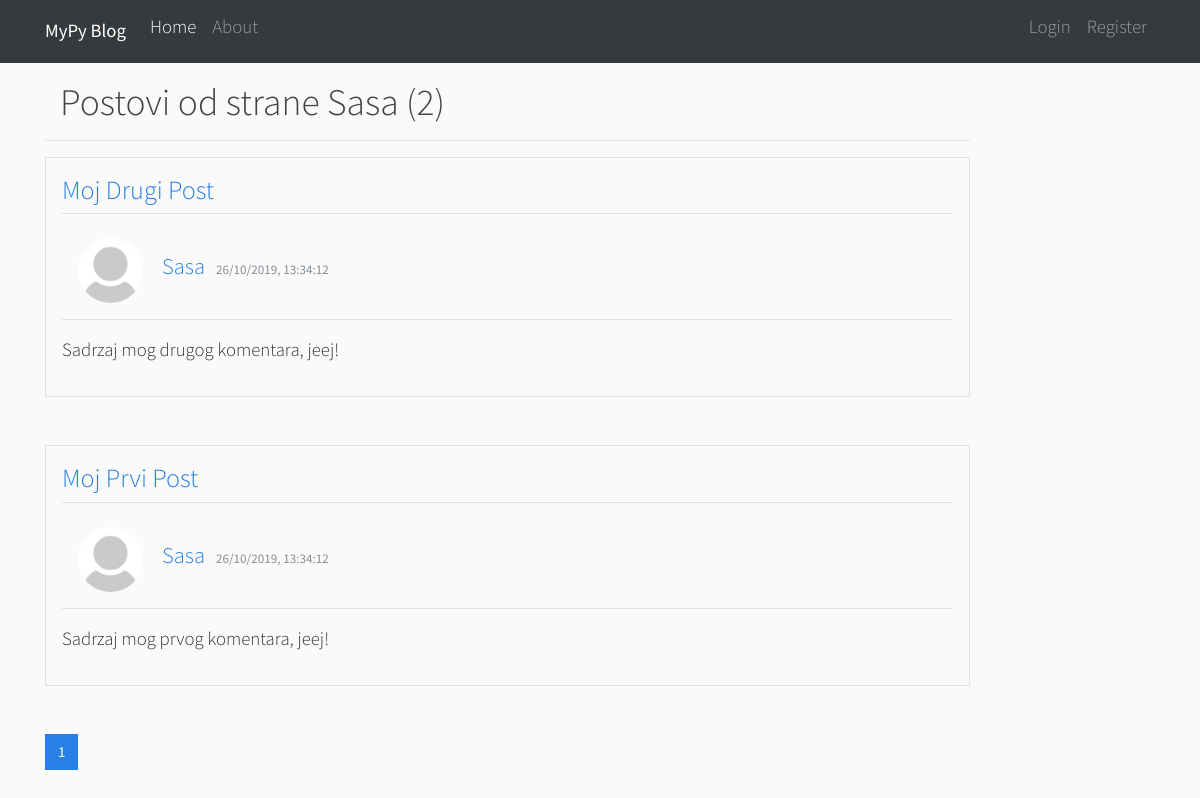
The page /korisnik/Sasa on the database its author committed.
### mypyblog/models.py (models this page shows, shortened)
class Korisnik(db.Model, UserMixin):
    id = db.Column(db.Integer, primary_key=True, autoincrement=True)
    korisnicko_ime = db.Column(db.String(20), unique=True, nullable=False)
    email = db.Column(db.String(120), unique=True, nullable=False)
    slika_fajl = db.Column(db.String(20), nullable=False, default='defaultna.jpg')
    password = db.Column(db.String(70), nullable=False)
    posts = db.relationship('Post', backref='author', lazy=True)

class Post(db.Model):
    id = db.Column(db.Integer, primary_key=True, autoincrement=True)
    naslov = db.Column(db.String(100), nullable=False)
    datum_posta = db.Column(db.DateTime, nullable=False, default=datetime.utcnow)
    sadrzaj = db.Column(db.Text, nullable=False)
    id_korisnika = db.Column(db.Integer, db.ForeignKey('korisnik.id'), nullable=False)

### mypyblog/korisnici/routes.py (the view)
@korisnici.route("/korisnik/<string:korisnicko_ime>")
def postovi_korisnika(korisnicko_ime):
    page = request.args.get('page', 1, type=int)
    korisnik = Korisnik.query.filter_by(korisnicko_ime=korisnicko_ime).first_or_404()
    posts = Post.query.filter_by(author=korisnik).order_by(Post.datum_posta.desc()).paginate(page=page, per_page=5)
    return render_template('korisnicki_post.html', posts=posts, korisnik=korisnik)

### mypyblog/templates/korisnicki_post.html
{% extends "layout.html" %}
{% block content %}
    <h1 class="mb-3 border-bottom pb-3 col-md-10">Postovi od strane {{ korisnik.korisnicko_ime }} ({{posts.total}})</h1>
    {% for post in posts.items %}
         <div class="col-md-10 mb-5 border p-3">
             <h3 class="article-title border-bottom pb-2"><a href="{{ url_for('postovi.post', post_id=post.id) }}">{{ post.naslov }}</a></h3>
             <img src="{{ url_for('static', filename='profilne_slike/' + post.author.slika_fajl) }}" alt="post img" class="rounded-circle article-img m-3">
             <a class="mr-2 h4" href="{{ url_for('korisnici.postovi_korisnika', korisnicko_ime=post.author.korisnicko_ime) }}">{{ post.author.korisnicko_ime }}</a>
             <small class="text-muted">{{ post.datum_posta.strftime('%d/%m/%Y, %H:%M:%S') }}</small>
             <article class="border-top pt-3 lead"><p>{{ post.sadrzaj }}</p></article>
         </div>
    {% endfor %}
    {% for page_num in posts.iter_pages(left_edge=1, right_edge=1, left_current=1, right_current=2) %}
        {% if page_num %}
            {% if posts.page == page_num %}
                <a class="btn btn-primary mb-4" href="{{ url_for('korisnici.postovi_korisnika', korisnicko_ime=korisnik.korisnicko_ime, page=page_num) }}">{{ page_num }}</a>
            {% else %}
                <a class="btn btn-outline-primary mb-4" href="{{ url_for('korisnici.postovi_korisnika', korisnicko_ime=korisnik.korisnicko_ime, page=page_num) }}">{{ page_num }}</a>
            {%endif%}
        {%else%}
            ...
        {%endif%}
    {% endfor %}
{% endblock content %}

### mypyblog/static/main.css (style rules this page uses)
body { background: #fafafa; color: #333333; }
h1, h2, h3, h4, h5, h6 { color: #444444; }
.article-title { color: #444444; }
.article-img { height: 65px; width: 65px; margin-right: 16px; }

### rows shown on the page
Korisnik: korisnicko_ime "Sasa"
Post: naslov "Moj Drugi Post", slika_fajl (placeholder picture), author.korisnicko_ime "Sasa", datum_posta "26/10/2019, 13:34:12", sadrzaj "Sadrzaj mog drugog komentara, jeej!"
Post: naslov "Moj Prvi Post", slika_fajl (placeholder picture), author.korisnicko_ime "Sasa", datum_posta "26/10/2019, 13:34:12", sadrzaj "Sadrzaj mog prvog komentara, jeej!"

### other values the page prints
{{ posts.total }} "2"
{{ page_num }} "1"
